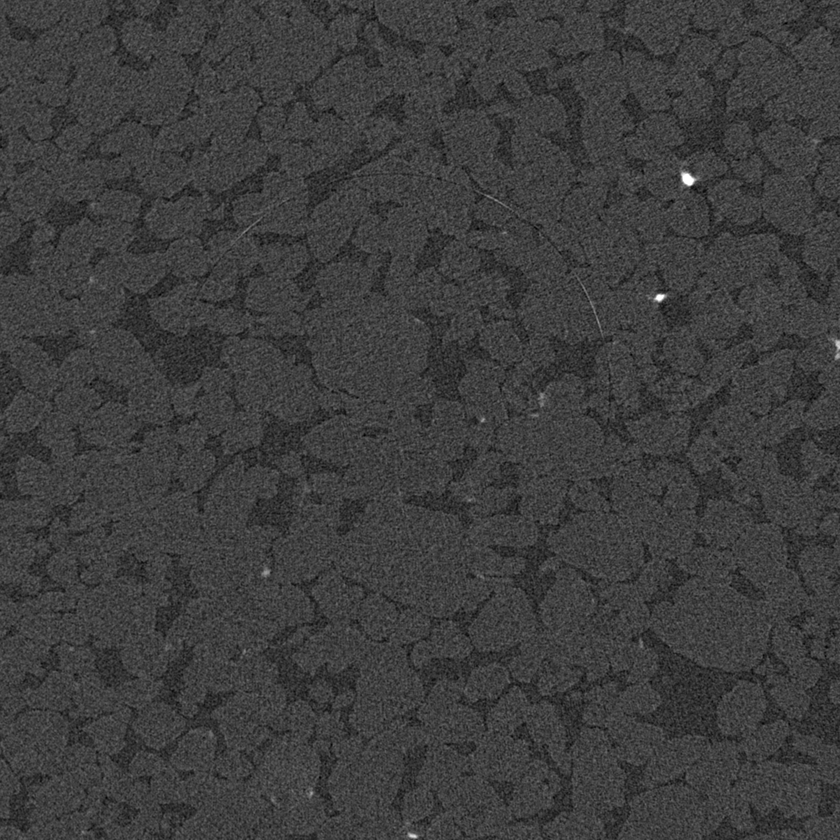
#> input picture PycharmProjects/disserProj/papka/AllRings/crop.png, 840 x 840 px, shrunk from 1500 x 1500 before the run
$ python script.py crop.png
#> lines starting #> are read from the running program, lines starting #| are printed output that depends on the picture
import sys
import cv2 as cv

file = sys.argv[1]
img = cv.imread(file, 1) # Загружаем изображение сразу в Grayscale
#> img is the input picture: shape (840, 840, 3); min 0, max 255, mean 61.9
polar = cv.linearPolar(img, (img.shape[1] // 2, img.shape[0] // 2), img.shape[1] // 2, cv.WARP_FILL_OUTLIERS)
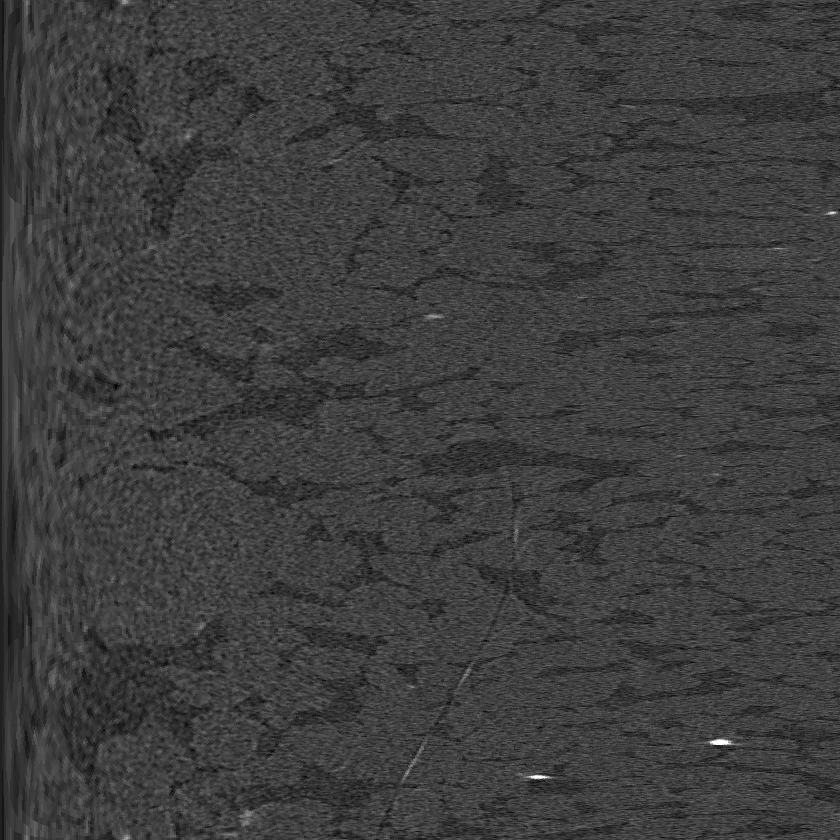
#> polar: shape (840, 840, 3); min 0, max 255, mean 61.6
cv.imwrite("newimg.png", polar)
